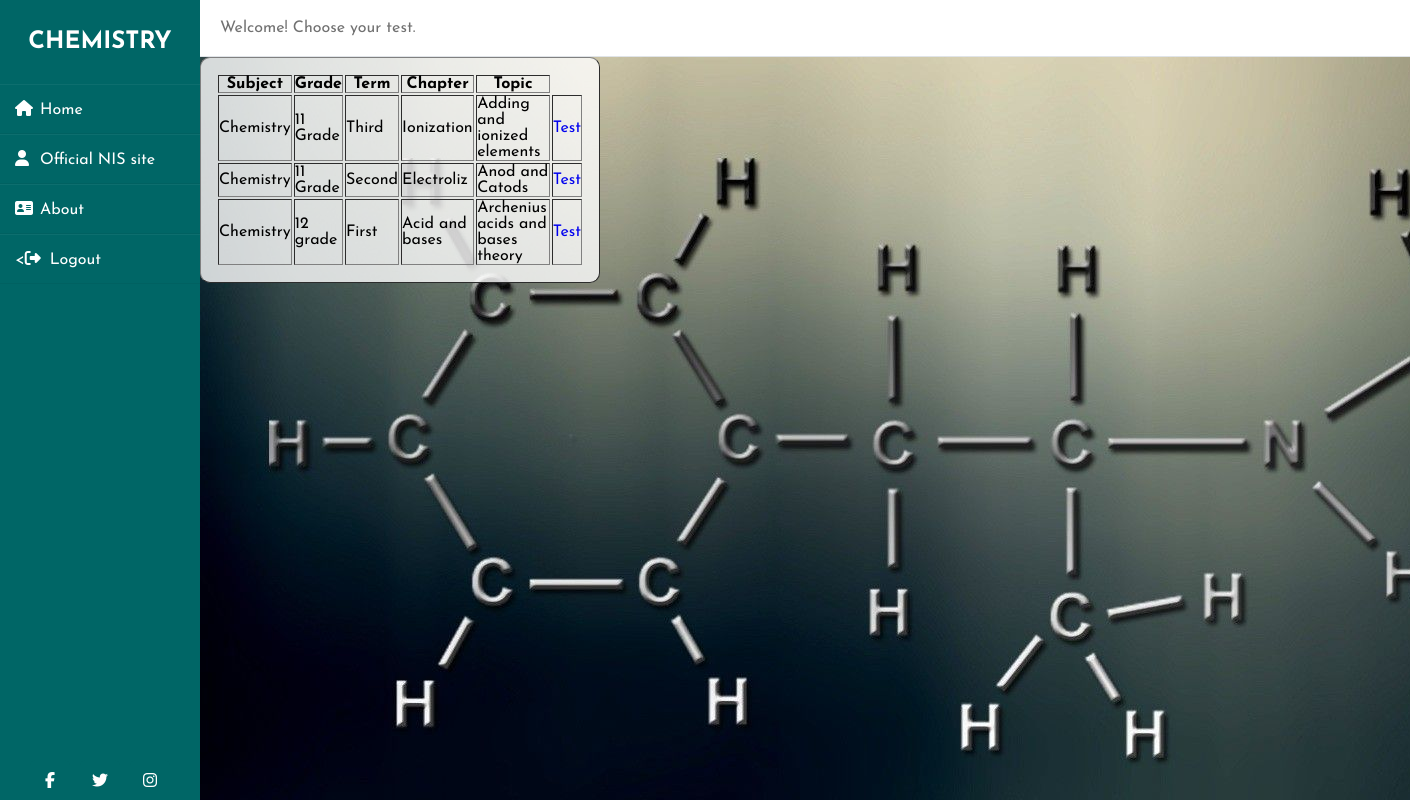
Page /chemistry.php on the committed database.
### tables this page shows
CREATE TABLE IF NOT EXISTS `subjects` (
  `id_sub` int(5) not null,
  `subject` varchar(20) not null,
  `grade` varchar(12) not null,
  `term` varchar(10) not null,
  `chapter` varchar(30) not null,
  `topic` varchar(40) not null
);

### chemistry.php (the view, shortened to what this page needs)
<!DOCTYPE html>
<html lang="en">
<head>
	<link rel="stylesheet" href="css/style_cry.css">
</head>
<body>
<div class="wrapper">
    <div class="sidebar">
        <h2>Chemistry</h2>
        <ul>
            <li><a href="index.html"><i class="fas fa-home"></i>Home</a></li>
            <li><a href="#"><i class="fas fa-user"></i>Official NIS site</a></li>
            <li><a href="#"><i class="fas fa-address-card"></i>About</a></li>
            <li><a href="index.html"><<i class="fas fa-sign-out-alt"></i>Logout</a></li>
        </ul>
        <div class="social_media">
          <a href="#"><i class="fab fa-facebook-f"></i></a>
          <a href="#"><i class="fab fa-twitter"></i></a>
          <a href="#"><i class="fab fa-instagram"></i></a>
      </div>
    </div>
    <div class="main_content">
        <div class="header">Welcome! Choose your test.</div>
				<?php
				$mysqli = new mysqli("localhost", "root", "", "onfor");
				$result=$mysqli->query("select * from subjects where subject='Chemistry'");
				?>
				<table class="table " border="1" id="myTable">
				    <tr>
							<th>Subject</th>
				        <th>Grade</th>
				        <th>Term</th>
				        <th>Chapter</th>
				        <th>Topic</th>
				  </tr>
				<?php
				while ($row=mysqli_fetch_array($result)){
					echo "<tr><td>$row[subject]</td>";
				echo "<td>$row[grade]</td>";
				echo "<td>$row[term]</td>";
				echo "<td>$row[chapter]</td>";
				    echo "<td>$row[topic]</td>";
										echo "<td><a href='$row[id_sub]chemistry.php'>Test</a></td></tr>";
				}
				?>
					</div>
</body>
</html>

### css/style_cry.css (style rules this page uses)
* { margin: 0; padding: 0; box-sizing: border-box; list-style: none; text-decoration: none; font-family: 'Josefin Sans', sans-serif; }
body { background: url("../image/chemistry.jpg"); }
.table { background-color: rgba(255, 255, 255, 0.8); padding: 15px; width: 400px; border-radius: 10px 10px 10px 10px; }
.wrapper .sidebar { width: 200px; height: 100%; background: #006666 ; padding: 30px 0px; position: fixed; }
.wrapper .sidebar h2 { color: #fff; text-transform: uppercase; text-align: center; margin-bottom: 30px; }
.wrapper .sidebar ul li { padding: 15px; border-bottom: 1px solid #bdb8d7; border-bottom: 1px solid rgba(0,0,0,0.05); border-top: 1px solid rgba(255,255,255,0.05); }
.wrapper .sidebar ul li a { color: #ffffff; display: block; }
.wrapper .sidebar ul li a .fas { width: 25px; }
.wrapper .sidebar .social_media { position: absolute; bottom: 0; left: 50%; transform: translateX(-50%); display: flex; }
.wrapper .sidebar .social_media a { display: block; width: 40px; background: #006666; height: 40px; line-height: 45px; text-align: center; margin: 0 5px; color: #ffffff; border-top-left-radius: 5px; border-top-right-radius: 5px; }
.wrapper .main_content { width: 100%; margin-left: 200px; }
.wrapper .main_content .header { padding: 20px; background: #fff; color: #717171; border-bottom: 1px solid #e0e4e8; }

### rows in the picture
subjects: subject "Chemistry", grade "11 Grade", term "Third", chapter "Ionization", topic "Adding and ionized elements"
subjects: subject "Chemistry", grade "11 Grade", term "Second", chapter "Electroliz", topic "Anod and Catods"
subjects: subject "Chemistry", grade "12 grade", term "First", chapter "Acid and bases", topic "Archenius acids and bases theory"
